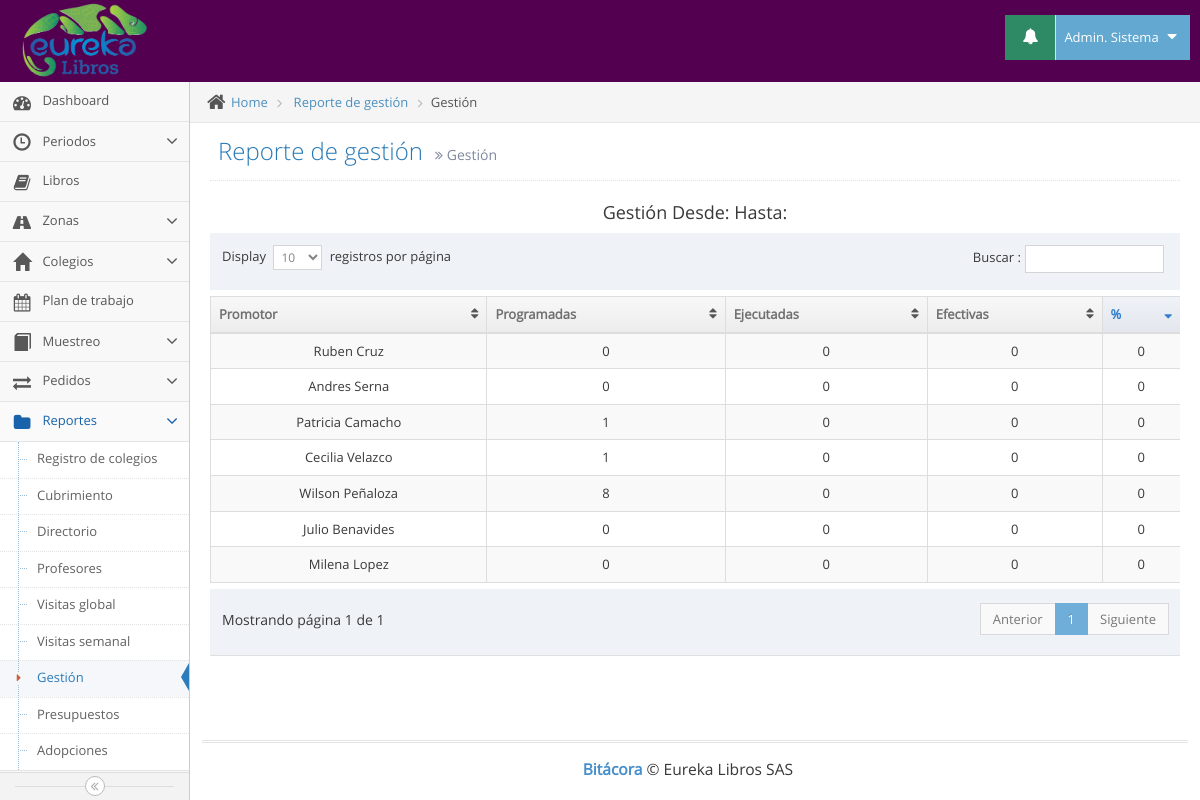
The app's page /gestion.php (signed in) with its own data.
### tables this page shows
CREATE TABLE IF NOT EXISTS `usuarios` (
`id` int(11) NOT NULL,
  `tipo` int(11) NOT NULL,
  `id_pais` int(11) NOT NULL,
  `cedula` varchar(12) NOT NULL,
  `nombres` varchar(100) NOT NULL,
  `apellidos` varchar(100) NOT NULL,
  `telefono` varchar(12) NOT NULL,
  `direccion` varchar(100) NOT NULL,
  `correo` varchar(100) NOT NULL,
  `clave` varchar(100) NOT NULL,
  `cod_zona` varchar(10) NOT NULL
);

### gestion.php (the view, shortened to what this page needs)
<!DOCTYPE html>
<html lang="es">
	<head>
		<link rel="stylesheet" href="assets/css/bootstrap.min.css" />
		<link rel="stylesheet" href="assets/font-awesome/4.5.0/css/font-awesome.min.css" />
		<link rel="stylesheet" href="assets/css/jquery-ui.min.css" />
		<link rel="stylesheet" href="assets/css/bootstrap-datepicker3.min.css" />
		<link href="assets/js/dataTables/dataTables.bootstrap.css" rel="stylesheet" />
		<link rel="stylesheet" href="assets/css/ace.min.css" class="ace-main-stylesheet" id="main-ace-style" />
		<link rel="stylesheet" href="assets/css/ace-skins.min.css" />
		<link rel="stylesheet" href="assets/css/ace-rtl.min.css" />
	</head>
	<body class="no-skin">
		<?php include("template/nav.php"); ?>
		<div class="main-container ace-save-state" id="main-container">
			<?php include("template/sidebar.php"); ?>
			<div class="main-content">
				<div class="main-content-inner">
					<div class="breadcrumbs ace-save-state" id="breadcrumbs">
						<ul class="breadcrumb">
							<li>
								<i class="ace-icon fa fa-home home-icon"></i>
								<a href="#">Home</a>
							</li>
							<li>
								<a href="#">Reporte de gestión</a>
							</li>
							<li class="active">Gestión</li>
						</ul>
					</div>
					<div class="page-content">
						<div class="page-header">
							<h1>
								Reporte de gestión
								<small>
									<i class="ace-icon fa fa-angle-double-right"></i>
									Gestión
								</small>
							</h1>
						</div>
						<div class="row">
							<div class="col-xs-12">
							<center><h4>Gestión Desde: <?php echo $_POST["desde"]; ?> Hasta: <?php echo $_POST["hasta"]; ?></h4></center>
                            <div class="table-responsive">
                                <table class="table table-striped table-bordered table-hover" id="dataTables-example">
                                    <thead>
                                        <tr>
                                            <th>Promotor</th>
                                            <th >Programadas</th>
                                            <th>Ejecutadas</th>
                                            <th>Efectivas</th>
                                            <th>%</th>
                                        </tr>
                                    </thead>
                                    <tbody>
                                        <?php
                                        	include("conexion/bdd.php");
                                        	$sql = "SELECT id, nombres, apellidos FROM usuarios WHERE tipo='3' AND id !='10'";
											$req = $bdd->prepare($sql);
											$req->execute();
											$promotores = $req->fetchAll();
                                        	foreach($promotores as $promotor) {
												$nombre_c=$promotor["nombres"]." ".$promotor["apellidos"];
                                                echo'<tr class="odd gradeX">';
                                                	echo'<td class="center">'.$nombre_c.'</td>';
                                                	echo'<td class="center" id="'.$promotor["id"].'p"></td>';
                                                	echo'<td class="center" id="'.$promotor["id"].'ej"></td>';
                                                	echo'<td class="center" id="'.$promotor["id"].'ef"></td>';
                                                	echo'<td class="center" id="'.$promotor["id"].'por"></td>';
                                                echo'</tr>';
                                            }
                                         ?>
                                    </tbody>
                                </table>
                            </div>
							</div>
						</div>
					</div>
				</div>
			</div>
			<div class="footer">
				<div class="footer-inner">
					<div class="footer-content">
						<span class="bigger-120">
							<span class="blue bolder">Bitácora</span>
							 &copy; Eureka Libros SAS
						</span>
					</div>
				</div>
			</div>
		</div>
	</body>
</html>

### template/nav.php (shortened to what this page needs)
<div id="navbar" class="navbar navbar-default          ace-save-state">
			<div class="navbar-container ace-save-state" id="navbar-container">
				<div class="navbar-header pull-left">
					<a href="index.php" class="navbar-brand">
						<small>
							<img src="assets/images/logo_eureka.png" alt="" class="" height="80px" width="125px">
						</small>
					</a>
				</div>
				<div class="navbar-buttons navbar-header pull-right" role="navigation">
					<ul class="nav ace-nav">
						<?php
							include("conexion/bdd.php");
							if ($_SESSION["tipo"]==1) {
								$sql_n = "SELECT n.id FROM notificaciones n JOIN tipos_notifi t ON t.id=n.id_tipo_notifi JOIN colegios c ON c.id=n.id_colegio WHERE t.id='1' AND n.visible='1'";
							}
							$req_n = $bdd->prepare($sql_n);
							$req_n->execute();
							$num= $req_n->rowCount();
						?>
						<li class="green dropdown-modal">
							<a data-toggle="dropdown" class="dropdown-toggle" href="#">
								<?php if ($num > 0) { ?>
								<i class="ace-icon fa fa-bell icon-animated-bell"></i>
								<?php }else{ ?>
								<i class="ace-icon fa fa-bell"></i>
								<?php } ?>
							</a>
						</li>
						<li class="light-blue dropdown-modal">
							<a data-toggle="dropdown" href="#" class="dropdown-toggle">
								<?php
									require_once('conexion/bdd.php');
									$sql = "SELECT nombres,apellidos FROM usuarios WHERE id='".$_SESSION['id']."'";
									$req = $bdd->prepare($sql);
									$req->execute();
									$usuario = $req->fetch();
									$nombre_completo=$usuario["nombres"]." ".$usuario["apellidos"];
								?>
									<?php echo $nombre_completo; ?>
								<i class="ace-icon fa fa-caret-down"></i>
							</a>
						</li>
					</ul>
				</div>
			</div>
		</div>

### records on screen
usuarios: nombre_completo "Admin. Sistema"
usuarios: nombre_c "Ruben Cruz"
usuarios: nombre_c "Andres Serna"
usuarios: nombre_c "Patricia Camacho"
usuarios: nombre_c "Cecilia Velazco"
usuarios: nombre_c "Wilson Peñaloza"
usuarios: nombre_c "Julio Benavides"
usuarios: nombre_c "Milena Lopez"
